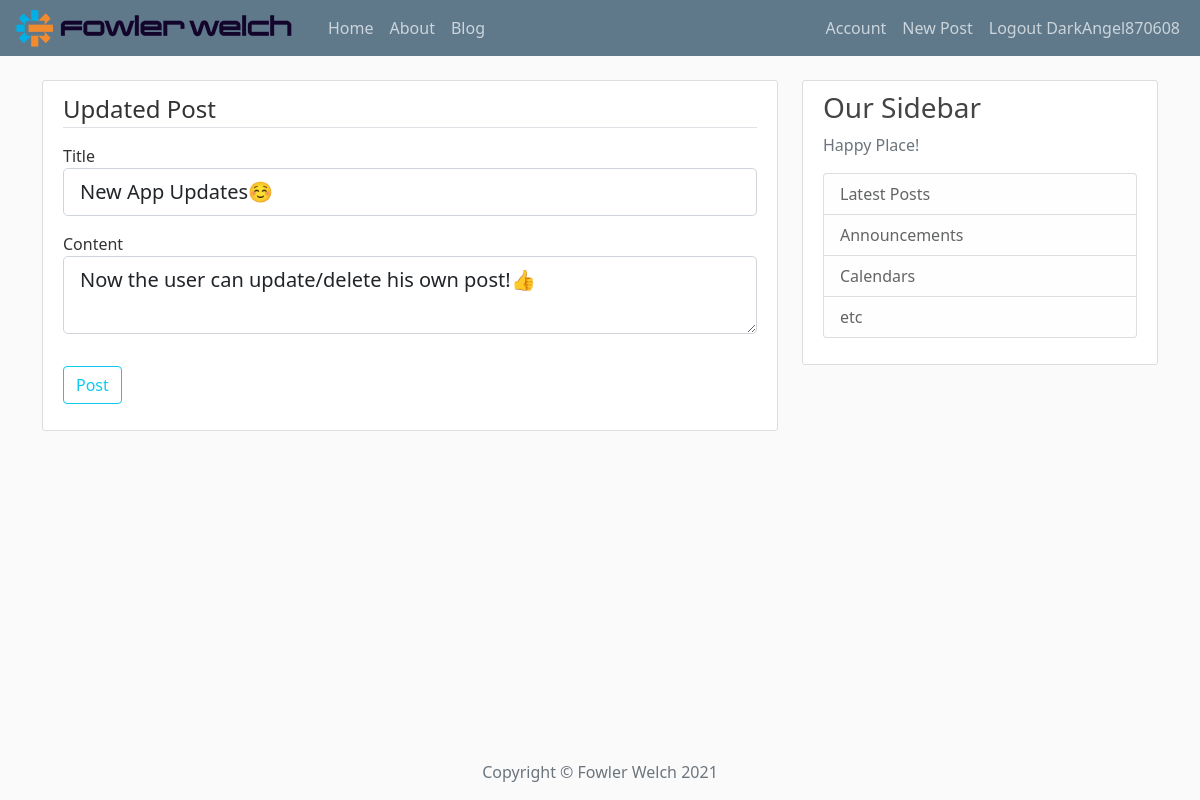
The page /post/1/update (signed in) on the database its author committed.
### app/models.py (models this page shows, shortened)
class User(db.Model, UserMixin):
    id = db.Column(db.Integer, primary_key=True)
    username = db.Column(db.String(20), unique=True, nullable=False)
    email = db.Column(db.String(120), unique=True, nullable=False)
    image_file = db.Column(db.String(200), nullable=False, default='default.jpeg')
    password = db.Column(db.String(60), nullable=False)
    posts = db.relationship('Post', backref='author', lazy=True)

class Post(db.Model):
    id = db.Column(db.Integer, primary_key=True)
    title = db.Column(db.String(100), nullable=False)
    date_posted = db.Column(db.DateTime, nullable=False, default=datetime.utcnow)
    content = db.Column(db.Text, nullable=False)
    user_id = db.Column(db.Integer, db.ForeignKey('user.id'), nullable=False)

### app/routes.py (the view)
@app.route('/post/<int:post_id>/update', methods=['GET', 'POST'])
@login_required
def post_update(post_id):
    post = Post.query.get_or_404(post_id)
    if post.author != current_user:
        about(403)
    form = PostForm()
    if form.validate_on_submit():
        post.title = form.title.data
        post.content = form.content.data
        db.session.commit()
        flash('Your post has been updated!', 'success')
        return redirect(url_for('post', post_id=post_id))
    elif request.method == 'GET':
        form.title.data = post.title
        form.content.data = post.content
    return render_template('create_post.html', title='Update Post',
                           form=form, legend='Updated Post')

### app/forms.py
class PostForm(FlaskForm):
    title = StringField('Title', validators=[DataRequired()])
    content = TextAreaField('Content', validators=[DataRequired()])
    submit = SubmitField('Post')

### app/models.py (called while the page is built)
@login_manager.user_loader
def load_user(user_id):
    return User.query.get(int(user_id))

### app/templates/create_post.html (shortened to what this page needs)
{% extends 'client_template/base.html' %}
{% block content %}
<div class="content-section">
    <form action="" method="post">
        <fieldset class="mb-3">
            <legend class="border-bottom mb-3">{{ legend }}</legend>
            <div class="mb-3">
                {{ form.title.label(class="form-control-label") }}
                {% if form.title.errors %}
                    {{ form.title(class="form-control form-control-lg is-invalid") }}
                    <div class="invalid-feedback">
                        {% for error in form.title.errors %}
                            <span>{{ error }}</span>
                        {% endfor %}
                    </div>
                {% else %}
                    {{ form.title(class="form-control form-control-lg") }}
                {% endif %}
            </div>
            <div class="mb-3">
                {{ form.content.label(class="form-control-label") }}
                {% if form.content.errors %}
                    {{ form.content(class="form-control form-control-lg is-invalid") }}
                    <div class="invalid-feedback">
                        {% for error in form.content.errors %}
                            <span>{{ error }}</span>
                        {% endfor %}
                    </div>
                {% else %}
                    {{ form.content(class="form-control form-control-lg") }}
                {% endif %}
            </div>
        </fieldset>
        <div class="mb-3">
            {{ form.submit(class="btn btn-outline-info") }}
        </div>
    </form>
</div>
{% endblock content %}

### app/templates/client_template/navbar.html (shortened to what this page needs)
<header class="site-header">
  <nav class="navbar navbar-expand-lg navbar-dark bg-steel fixed-top">
    <div class="container-fluid">
      <a class="navbar-brand mr-2 py-lg-0" href="/">
          <img class="img-fluid me-2" src="{{ url_for('static', filename='images/logos_FW.jpeg') }}" alt="">
      </a>
      <div class="collapse navbar-collapse" id="navbarSupportedContent">
        <div class="navbar-nav">
          <li class="nav-item">
              <a class="nav-link" href="{{ url_for('home') }}">Home</a>
          </li>
          <li class="nav-item">
              <a class="nav-link" href="{{ url_for('about') }}">About</a>
          </li>
          <li class="nav-item">
              <a class="nav-link" href="{{ url_for('blog') }}">Blog</a>
          </li>
        </div>
        <div class="navbar-nav  ms-auto">
            {% if current_user.is_authenticated %}
                <li class="nav-item">
                   <a class="nav-link" href="{{ url_for('account') }}">Account</a>
                </li>
                 <li class="nav-item">
                   <a class="nav-link" href="{{ url_for('new_post') }}">New Post</a>
                </li>
                <a class="nav-item nav-link" href="{{ url_for('logout') }}">Logout {{ current_user.username }}</a>
            {% else %}
                <a class="nav-item nav-link" href="{{ url_for('login') }}">Login</a>
                <a class="nav-item nav-link" href="{{ url_for('register') }}">Register</a>
            {% endif %}
        </div>
      </div>
    </div>
  </nav>
</header>

### app/static/css/main.css (style rules this page uses)
body { background: #fafafa; color: #333333; margin-top: 5rem; }
.bg-steel { background-color: #5f788a; }
.site-header .navbar-nav .nav-link { color: #cbd5db; }
.content-section { background: #ffffff; padding: 10px 20px; border: 1px solid #dddddd; border-radius: 3px; margin-bottom: 20px; }
a { text-decoration: none; }

### rows shown on the page
User: username "DarkAngel870608"
Post: title "New App Updates☺️", content "Now the user can update/delete his own post!👍"

### other values the page prints
{{ legend }} "Updated Post"
{{ moment().format('YYYY') }} "2021"
